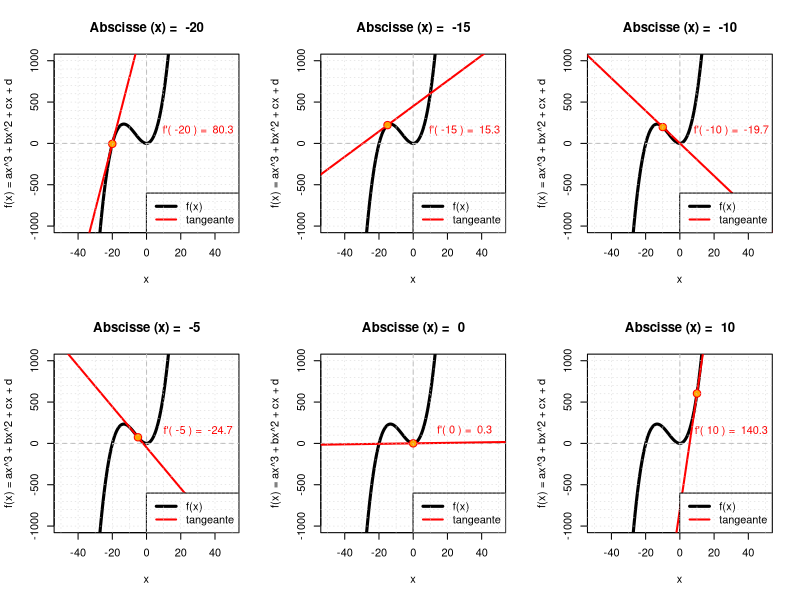

Write the R code that produced this figure.
# By Ludovic G.

#--------------------------------------------------------------
# Theorie
#--------------------------------------------------------------
# Une TANGENTE a la courbe est representative d'une fonction en un point particulier: il s'agit d'une droite qui passe par ce poiint et qui "ressemble" le mieux possible a la courbe aux environs de ce point. Cette droite est la representation d'une fonctione affine.

# Supposons que notre point ait pour abscisse a. On appelle nombre derive de la fonction f en a, note f'(a), le coefficient directeur de la tangente au point d'abscisse a.

# On peut definir graphiquement ce coefficient grace a la formule : Coef = (Yb - Ya) / (Xb - Xa). Mais comment le determiner mathematiquement?

# Chaque type de fonction utilise une formule differente. Voyons celle de la fonction polynomiale du second degre (ax^2 + bx + c). Une fonction du second degre est derivable en tout point. La derivee s'ecrit sous la forme f'(x) = 2ax + b. C'est donc une fonction affine, voire lineaire si b = 0. Ainsi le carre est remplace par une multiplication par 2, le x qui n'est pas au carre disparait (ne subsiste que son coefficient) ainsi que la constante.

# Pour la determination de l'equation de la tangente en un point d'abscisse a, il faut connaitre la formule :
# y = f(a) + f'(a)(x-a)
# L'operation consiste donc d'une part a trouver l'expression de la derivee et d'autre part calculer f(a) et f'(a).

#--------------------------------------------------------------
# Derivation d'une fonction polynomiale du troisieme degre
#--------------------------------------------------------------
par(mfrow = c(2,3))
valeurs_abscisses = c(-20,-15,-10,-5,0,10)

for(draw_tangente in valeurs_abscisses) {
	
	# Valeur a modifier
	choix_valeur_absc = draw_tangente
	
# Definition de l'axe des x
x = seq(-100,100, by = 0.1)

# Polynome du 2nd degré : f(x) = ax^2 + bx + c
a = 0.2 ; b = 4 ; c = 0.3 ; d = 0.6
#y = a * x^2 + (b * x) - c
y = a * x^3 + b * x^2 + c * x + d

# Calcul de la derivee de ma fonction quadratique pour le point d'abscisse desire
fprim_a = (3 * a * x[which(x == choix_valeur_absc)]^2) + 
	2 * b * x[which(x == choix_valeur_absc)] +
	 c 

# Quel valeur de y quand x = choix_valeur_absc
f_a = y[which(x == choix_valeur_absc)]

#--------------------------------------------------------------
# Graphique
#--------------------------------------------------------------

plot(y~x, type = "l", xlim = c(-50,50), ylim = c(-1000,1000), lwd = 3, main = paste("Abscisse (x) = ", choix_valeur_absc), ylab = "f(x) = ax^3 + bx^2 + cx + d")
abline(v = 0, col = "gray", lty = 2)
abline(h = 0, col = "gray", lty = 2)
text(30,150,paste("f'(",choix_valeur_absc,") = ", fprim_a), col = "red")

# Trace la tangente en un point
vec = f_a
vec2 = f_a
i = 1

for(k in -1000:(1000-choix_valeur_absc)) {
	vec[i+1] = vec[i] + fprim_a
	vec2[i+1] = vec2[i] - fprim_a
	i = i + 1
}

x3 = c(choix_valeur_absc:(-2001 + 2 * choix_valeur_absc))
x2 = c(choix_valeur_absc:2001)
lines(x2, vec, col = "red", lwd = 2)
lines(x3, vec2, col = "red", lwd = 2)
points(choix_valeur_absc, f_a, pch = 21, bg = "orange", cex = 1.5, col = "red")
legend("bottomright", legend = c("f(x)","tangeante"), col = c("black","red"), lwd = c(3,2))

vals_grille = seq(-1000,1000,by = 100)
for(grille in vals_grille) {
	abline(h = grille, col = "lightgray", lty = "dotted", lwd = 0.5)
	abline(v = grille/10, col = "lightgray", lty = "dotted", lwd = 0.5)

}

}